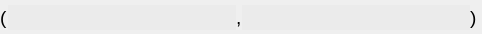
<?xml version="1.0" encoding="UTF-8"?>
<ui version="4.0">
 <class>Tuple2</class>
 <widget class="QWidget" name="Tuple2">
  <property name="geometry">
   <rect>
    <x>0</x>
    <y>0</y>
    <width>482</width>
    <height>34</height>
   </rect>
  </property>
  <property name="sizePolicy">
   <sizepolicy hsizetype="Expanding" vsizetype="Preferred">
    <horstretch>0</horstretch>
    <verstretch>0</verstretch>
   </sizepolicy>
  </property>
  <property name="windowTitle">
   <string>Form</string>
  </property>
  <layout class="QHBoxLayout" name="horizontalLayout">
   <property name="spacing">
    <number>0</number>
   </property>
   <property name="leftMargin">
    <number>0</number>
   </property>
   <property name="topMargin">
    <number>1</number>
   </property>
   <property name="rightMargin">
    <number>0</number>
   </property>
   <property name="bottomMargin">
    <number>0</number>
   </property>
   <item>
    <widget class="QLabel" name="label_5">
     <property name="text">
      <string>&lt;html&gt;&lt;head/&gt;&lt;body&gt;&lt;p&gt;&lt;span style=&quot; font-size:14pt;&quot;&gt;(&lt;/span&gt;&lt;/p&gt;&lt;/body&gt;&lt;/html&gt;</string>
     </property>
    </widget>
   </item>
   <item>
    <widget class="LECustomTuple" name="lineEditVal_1">
     <property name="sizePolicy">
      <sizepolicy hsizetype="Expanding" vsizetype="Fixed">
       <horstretch>0</horstretch>
       <verstretch>0</verstretch>
      </sizepolicy>
     </property>
     <property name="minimumSize">
      <size>
       <width>0</width>
       <height>25</height>
      </size>
     </property>
     <property name="maximumSize">
      <size>
       <width>805</width>
       <height>16777215</height>
      </size>
     </property>
     <property name="styleSheet">
      <string notr="true">background:rgb(235,235,235);
border:0px;

</string>
     </property>
     <property name="text">
      <string/>
     </property>
     <property name="readOnly">
      <bool>false</bool>
     </property>
    </widget>
   </item>
   <item>
    <widget class="QLabel" name="label_6">
     <property name="text">
      <string>&lt;html&gt;&lt;head/&gt;&lt;body&gt;&lt;p&gt;&lt;span style=&quot; font-size:14pt;&quot;&gt;,&lt;/span&gt;&lt;/p&gt;&lt;/body&gt;&lt;/html&gt;</string>
     </property>
    </widget>
   </item>
   <item>
    <widget class="LECustomTuple" name="lineEditVal_2">
     <property name="sizePolicy">
      <sizepolicy hsizetype="Expanding" vsizetype="Fixed">
       <horstretch>0</horstretch>
       <verstretch>0</verstretch>
      </sizepolicy>
     </property>
     <property name="minimumSize">
      <size>
       <width>0</width>
       <height>25</height>
      </size>
     </property>
     <property name="maximumSize">
      <size>
       <width>805</width>
       <height>16777215</height>
      </size>
     </property>
     <property name="focusPolicy">
      <enum>Qt::StrongFocus</enum>
     </property>
     <property name="styleSheet">
      <string notr="true">background:rgb(235,235,235);
border:0px;</string>
     </property>
    </widget>
   </item>
   <item>
    <widget class="QLabel" name="label_7">
     <property name="text">
      <string>&lt;html&gt;&lt;head/&gt;&lt;body&gt;&lt;p&gt;&lt;span style=&quot; font-size:14pt;&quot;&gt;)&lt;/span&gt;&lt;/p&gt;&lt;/body&gt;&lt;/html&gt;</string>
     </property>
    </widget>
   </item>
   <item>
    <spacer name="horizontalSpacer_2">
     <property name="orientation">
      <enum>Qt::Horizontal</enum>
     </property>
     <property name="sizeType">
      <enum>QSizePolicy::Preferred</enum>
     </property>
     <property name="sizeHint" stdset="0">
      <size>
       <width>5</width>
       <height>20</height>
      </size>
     </property>
    </spacer>
   </item>
  </layout>
 </widget>
 <customwidgets>
  <customwidget>
   <class>LECustomTuple</class>
   <extends>QLineEdit</extends>
   <header>gereListe.h</header>
  </customwidget>
 </customwidgets>
 <resources/>
 <connections/>
</ui>
